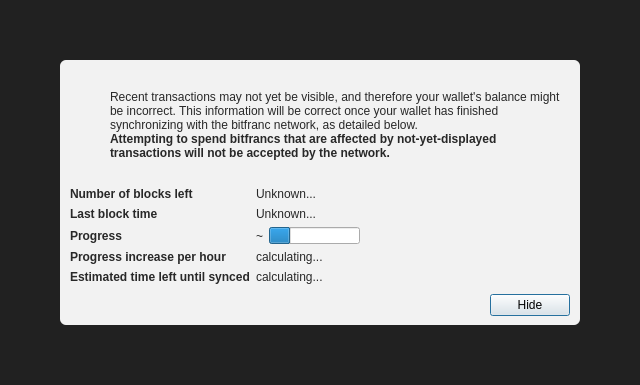
<?xml version="1.0" encoding="UTF-8"?>
<ui version="4.0">
 <class>ModalOverlay</class>
 <widget class="ModalOverlay" name="ModalOverlay">
  <property name="geometry">
   <rect>
    <x>0</x>
    <y>0</y>
    <width>640</width>
    <height>385</height>
   </rect>
  </property>
  <property name="windowTitle">
   <string>Form</string>
  </property>
  <layout class="QVBoxLayout" name="verticalLayout" stretch="0">
   <property name="sizeConstraint">
    <enum>QLayout::SetDefaultConstraint</enum>
   </property>
   <property name="leftMargin">
    <number>0</number>
   </property>
   <property name="topMargin">
    <number>0</number>
   </property>
   <property name="rightMargin">
    <number>0</number>
   </property>
   <property name="bottomMargin">
    <number>0</number>
   </property>
   <item>
    <widget class="QWidget" name="bgWidget" native="true">
     <property name="styleSheet">
      <string notr="true">#bgWidget { background: rgba(0,0,0,220); }</string>
     </property>
     <layout class="QVBoxLayout" name="verticalLayoutMain" stretch="1">
      <property name="leftMargin">
       <number>60</number>
      </property>
      <property name="topMargin">
       <number>60</number>
      </property>
      <property name="rightMargin">
       <number>60</number>
      </property>
      <property name="bottomMargin">
       <number>60</number>
      </property>
      <item>
       <widget class="QWidget" name="contentWidget" native="true">
        <property name="styleSheet">
         <string notr="true">#contentWidget { background: rgba(255,255,255,240); border-radius: 6px; }

QLabel { color: rgb(40,40,40);  }</string>
        </property>
        <layout class="QVBoxLayout" name="verticalLayoutSub" stretch="1,0,0,0">
         <property name="spacing">
          <number>0</number>
         </property>
         <property name="leftMargin">
          <number>10</number>
         </property>
         <property name="topMargin">
          <number>10</number>
         </property>
         <property name="rightMargin">
          <number>10</number>
         </property>
         <property name="bottomMargin">
          <number>10</number>
         </property>
         <item>
          <layout class="QHBoxLayout" name="horizontalLayoutIconText" stretch="0,1">
           <property name="topMargin">
            <number>20</number>
           </property>
           <item>
            <layout class="QVBoxLayout" name="verticalLayoutIcon">
             <property name="leftMargin">
              <number>0</number>
             </property>
             <item>
              <widget class="QPushButton" name="warningIcon">
               <property name="enabled">
                <bool>false</bool>
               </property>
               <property name="text">
                <string/>
               </property>
               <property name="icon">
                <iconset>
                 <normaloff>:/icons/warning</normaloff>
                 <disabledoff>:/icons/warning</disabledoff>:/icons/warning</iconset>
               </property>
               <property name="iconSize">
                <size>
                 <width>48</width>
                 <height>48</height>
                </size>
               </property>
               <property name="flat">
                <bool>true</bool>
               </property>
              </widget>
             </item>
             <item>
              <spacer name="verticalSpacerWarningIcon">
               <property name="orientation">
                <enum>Qt::Vertical</enum>
               </property>
               <property name="sizeHint" stdset="0">
                <size>
                 <width>20</width>
                 <height>40</height>
                </size>
               </property>
              </spacer>
             </item>
            </layout>
           </item>
           <item>
            <layout class="QVBoxLayout" name="verticalLayoutInfoText">
             <property name="leftMargin">
              <number>0</number>
             </property>
             <property name="topMargin">
              <number>0</number>
             </property>
             <item>
              <widget class="QLabel" name="infoText">
               <property name="text">
                <string>Recent transactions may not yet be visible, and therefore your wallet's balance might be incorrect. This information will be correct once your wallet has finished synchronizing with the bitfranc network, as detailed below.</string>
               </property>
               <property name="textFormat">
                <enum>Qt::RichText</enum>
               </property>
               <property name="wordWrap">
                <bool>true</bool>
               </property>
              </widget>
             </item>
             <item>
              <widget class="QLabel" name="infoTextStrong">
               <property name="font">
                <font>
                 <weight>75</weight>
                 <bold>true</bold>
                </font>
               </property>
               <property name="text">
                <string>Attempting to spend bitfrancs that are affected by not-yet-displayed transactions will not be accepted by the network.</string>
               </property>
               <property name="textFormat">
                <enum>Qt::RichText</enum>
               </property>
               <property name="wordWrap">
                <bool>true</bool>
               </property>
              </widget>
             </item>
             <item>
              <spacer name="verticalSpacerInTextSpace">
               <property name="orientation">
                <enum>Qt::Vertical</enum>
               </property>
               <property name="sizeHint" stdset="0">
                <size>
                 <width>20</width>
                 <height>40</height>
                </size>
               </property>
              </spacer>
             </item>
            </layout>
           </item>
          </layout>
         </item>
         <item>
          <spacer name="verticalSpacerAfterText">
           <property name="orientation">
            <enum>Qt::Vertical</enum>
           </property>
           <property name="sizeHint" stdset="0">
            <size>
             <width>20</width>
             <height>40</height>
            </size>
           </property>
          </spacer>
         </item>
         <item>
          <layout class="QFormLayout" name="formLayout">
           <property name="fieldGrowthPolicy">
            <enum>QFormLayout::FieldsStayAtSizeHint</enum>
           </property>
           <property name="horizontalSpacing">
            <number>6</number>
           </property>
           <property name="verticalSpacing">
            <number>6</number>
           </property>
           <property name="topMargin">
            <number>10</number>
           </property>
           <item row="0" column="0">
            <widget class="QLabel" name="labelNumberOfBlocksLeft">
             <property name="font">
              <font>
               <weight>75</weight>
               <bold>true</bold>
              </font>
             </property>
             <property name="text">
              <string>Number of blocks left</string>
             </property>
            </widget>
           </item>
           <item row="0" column="1">
            <widget class="QLabel" name="numberOfBlocksLeft">
             <property name="text">
              <string>Unknown...</string>
             </property>
            </widget>
           </item>
           <item row="1" column="0">
            <widget class="QLabel" name="labelLastBlockTime">
             <property name="font">
              <font>
               <weight>75</weight>
               <bold>true</bold>
              </font>
             </property>
             <property name="text">
              <string>Last block time</string>
             </property>
            </widget>
           </item>
           <item row="1" column="1">
            <widget class="QLabel" name="newestBlockDate">
             <property name="sizePolicy">
              <sizepolicy hsizetype="Maximum" vsizetype="Preferred">
               <horstretch>0</horstretch>
               <verstretch>0</verstretch>
              </sizepolicy>
             </property>
             <property name="text">
              <string>Unknown...</string>
             </property>
            </widget>
           </item>
           <item row="2" column="0">
            <widget class="QLabel" name="labelSyncDone">
             <property name="font">
              <font>
               <weight>75</weight>
               <bold>true</bold>
              </font>
             </property>
             <property name="text">
              <string>Progress</string>
             </property>
            </widget>
           </item>
           <item row="2" column="1">
            <layout class="QHBoxLayout" name="horizontalLayoutSync" stretch="0,1">
             <item>
              <widget class="QLabel" name="percentageProgress">
               <property name="text">
                <string notr="true">~</string>
               </property>
              </widget>
             </item>
             <item>
              <widget class="QProgressBar" name="progressBar">
               <property name="value">
                <number>24</number>
               </property>
               <property name="format">
                <string/>
               </property>
              </widget>
             </item>
            </layout>
           </item>
           <item row="4" column="0">
            <widget class="QLabel" name="labelProgressIncrease">
             <property name="font">
              <font>
               <weight>75</weight>
               <bold>true</bold>
              </font>
             </property>
             <property name="text">
              <string>Progress increase per hour</string>
             </property>
            </widget>
           </item>
           <item row="4" column="1">
            <widget class="QLabel" name="progressIncreasePerH">
             <property name="text">
              <string>calculating...</string>
             </property>
            </widget>
           </item>
           <item row="5" column="0">
            <widget class="QLabel" name="labelEstimatedTimeLeft">
             <property name="font">
              <font>
               <weight>75</weight>
               <bold>true</bold>
              </font>
             </property>
             <property name="text">
              <string>Estimated time left until synced</string>
             </property>
            </widget>
           </item>
           <item row="5" column="1">
            <widget class="QLabel" name="expectedTimeLeft">
             <property name="text">
              <string>calculating...</string>
             </property>
            </widget>
           </item>
          </layout>
         </item>
         <item>
          <layout class="QHBoxLayout" name="horizontalLayoutButtons">
           <property name="leftMargin">
            <number>10</number>
           </property>
           <property name="topMargin">
            <number>10</number>
           </property>
           <item>
            <spacer name="horizontalSpacer">
             <property name="orientation">
              <enum>Qt::Horizontal</enum>
             </property>
             <property name="sizeHint" stdset="0">
              <size>
               <width>40</width>
               <height>20</height>
              </size>
             </property>
            </spacer>
           </item>
           <item>
            <widget class="QPushButton" name="closeButton">
             <property name="text">
              <string>Hide</string>
             </property>
             <property name="focusPolicy">
              <enum>Qt::StrongFocus</enum>
             </property>
             <property name="default">
              <bool>true</bool>
             </property>
            </widget>
           </item>
          </layout>
         </item>
        </layout>
       </widget>
      </item>
     </layout>
    </widget>
   </item>
  </layout>
 </widget>
 <customwidgets>
  <customwidget>
   <class>ModalOverlay</class>
   <extends>QWidget</extends>
   <header>qt/modaloverlay.h</header>
   <container>1</container>
  </customwidget>
 </customwidgets>
 <resources/>
 <connections/>
</ui>
